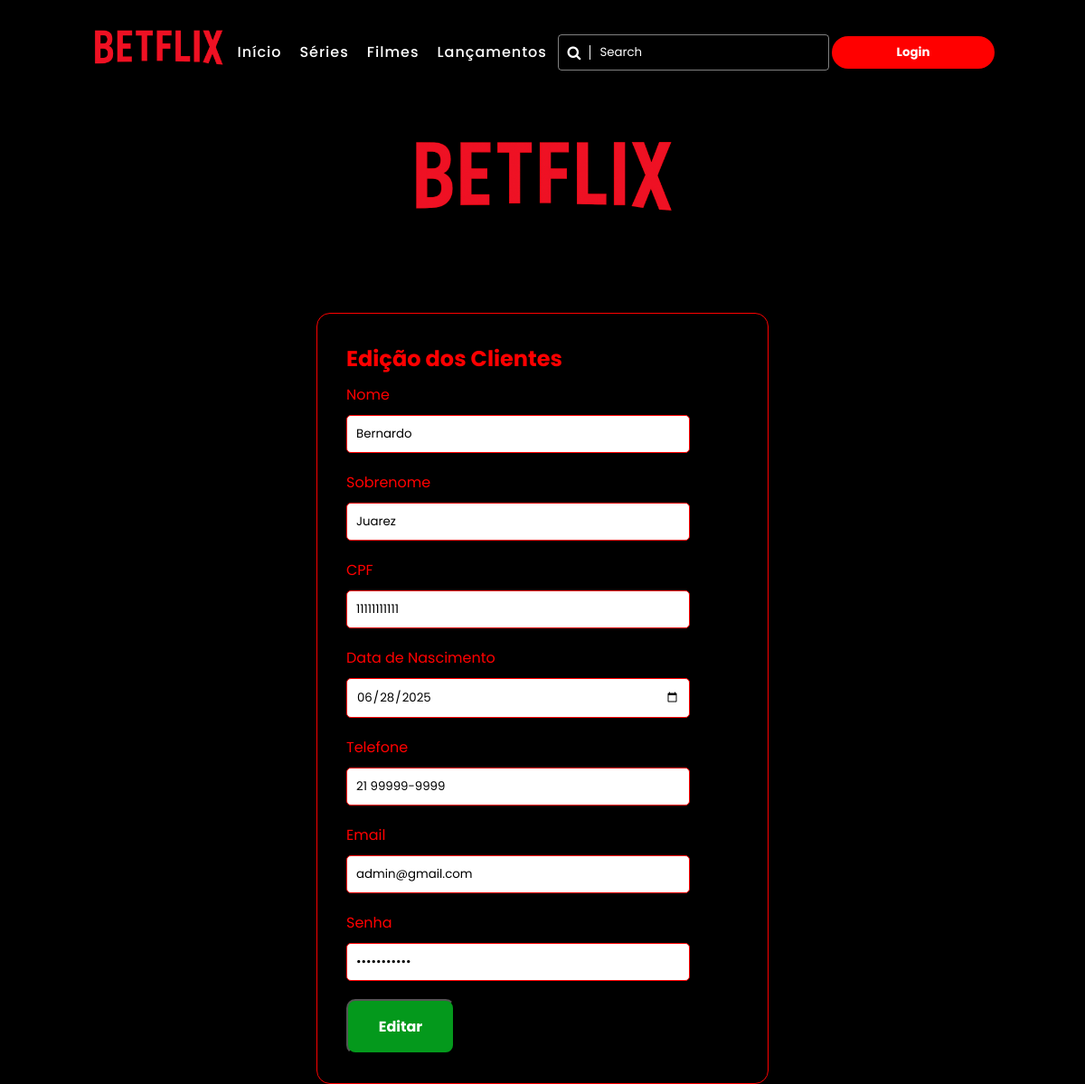
Page /cliente_editar/7 on the committed database.
### clientes/models.py (models this page shows, shortened)
class Cliente(models.Model):
    nome = models.CharField(max_length=100) # Nome do cliente, string de até 100 caracteres
    sobrenome = models.CharField(max_length=100) # Sobrenome do cliente, string de até 100 caracteres
    cpf = models.CharField(max_length=11, unique=True) # CPF do cliente, string de 11 caracteres, deve ser único
    data_nascimento = models.DateField() # Data de nascimento do cliente
    telefone = models.CharField(max_length=20, blank=True, null=True) # Telefone do cliente, opcional (blank=True, null=True)
    email = models.EmailField(unique=True) # Email do cliente, deve ser único e formatado como email
    senha = models.CharField(max_length=100)
    data_cadastro = models.DateTimeField(auto_now_add=True) # Data e hora do cadastro, preenchido automaticamente na criação
    class Meta:
        verbose_name = "Cliente" # Nome singular amigável para o modelo no painel administrativo
        verbose_name_plural = "Clientes" # Nome plural amigável para o modelo no painel administrativo
        ordering = ['nome', 'sobrenome'] # Define a ordem padrão dos registros ao consultá-los

### clientes/views.py (the view, shortened to what this page needs)
# urls.py: path('cliente_editar/<int:pk>', Editar.as_view(), name="cliente_update"),
class Editar(UpdateView):
    model = Cliente
    form_class = ClienteForm
    template_name = 'clientes/cadastro.html'
    def get_context_data(self, **kwargs):
        context = super().get_context_data(**kwargs) #Cria o context
        context['titulo'] = 'Edição dos Clientes'
        context['botao'] = 'Editar'
        return context
    success_url = reverse_lazy('informacao')

### clientes/forms.py
class ClienteForm(forms.ModelForm):
    class Meta:
        model = Cliente #Modelo (Classe do model)
        fields = [
            'nome',
            'sobrenome',
            'cpf',
            'data_nascimento',
            'telefone',
            'email',
            'senha'
        ]
        widgets = {
        'nome': forms.TextInput(attrs={"class": "form-control input", "placeholder": "Digite seu nome"}),
        'sobrenome': forms.TextInput(attrs={"class": "form-control input", "placeholder": "Digite seu sobrenome"}),
        'cpf': forms.TextInput(attrs={"class": "form-control input", "placeholder": "___ . ___ . ___ - __"}),
        'data_nascimento': forms.DateInput(attrs={"class": "form-control input", "placeholder": "DD/MM/AAAA", "type": "date"}),
        'telefone': forms.TextInput(attrs={"class": "form-control input", "placeholder": "(XX) XXXX-XXXX"}),
        'email': forms.EmailInput(attrs={"class": "form-control input", "placeholder": "email@example.com"}),
        'senha': forms.TextInput(attrs={"class": "form-control input", "placeholder": "Digite sua senha", "type": "password"}),
        }

### clientes/templates/clientes/cadastro.html (shortened to what this page needs)
{% extends 'base.html' %}
{% load static %}
{% block content %}
<section class="login">
    <img src="{% static 'img/logo.png' %}" class="net">
    <section class="contato">
                <div class="area-formulario">
                    <h2>{{ titulo }}</h2>
                    <form class="formulario" action="" method="post">
                        <div class="campos">
                            <label for="nome">Nome</label>
                            {{ form.nome }}
                        </div>
                        <div class="campos">
                            <label for="email">Sobrenome</label>
                            {{ form.sobrenome  }}
                        </div>
                        <div class="campos">
                            <label for="assunto">CPF</label>
                            {{ form.cpf }}
                        </div>
                        <div class="campos">
                            <label for="mensagem">Data de Nascimento</label>
                            {{ form.data_nascimento }}
                        </div>
                        <div class="campos">
                            <label for="mensagem">Telefone</label>
                            {{ form.telefone }}
                        </div>
                        <div class="campos">
                            <label for="mensagem">Email</label>
                            {{ form.email  }}
                        </div>
                        <div class="campos">
                            <label for="mensagem">Senha</label>
                            {{ form.senha }}
                        </div>
                        <button type="submit" name="enviar" class="btn-enviar">{{ botao }}</button>
                    </form>
                </div>
    </section>
</section>
{% endblock %}

### clientes/static/css/style.css (style rules this page uses)
* { margin: 0; padding: 0; box-sizing: border-box; font-family: 'Poppins', sans-serif; }
body { background: #000; }
.login { margin-top: 150px; display: flex; flex-direction: column; align-items: center; }
.contato { display: flex; justify-content: space-evenly; margin-top: 100px; color: red; }
.area-formulario { border: 1px solid red; border-radius: 15px; width: 500px; height: auto; padding: 32px; display: flex; flex-direction: column; }
.formulario { width: 400px; }
.campos { display: flex; flex-direction: column; width: 95%; margin: 10px 0; }
.campos input { border:1px solid red; border-radius: 5px; width: 100%; margin: 10px 0; padding: 10px; }
.btn-enviar { background-color: #04991c; padding: 16px; color: #fff; font-weight: bold; font-size: 16px; border-radius: 10px; width: 120px; }
.net { display: block; width: 300px; }

### rows in the picture
Cliente: nome "Bernardo", sobrenome "Juarez", cpf "11111111111", data_nascimento "06/28/2025", telefone "21 99999-9999", email "admin@gmail.com"

### other values in the picture
{{ titulo }} "Edição dos Clientes"
{{ botao }} "Editar"
